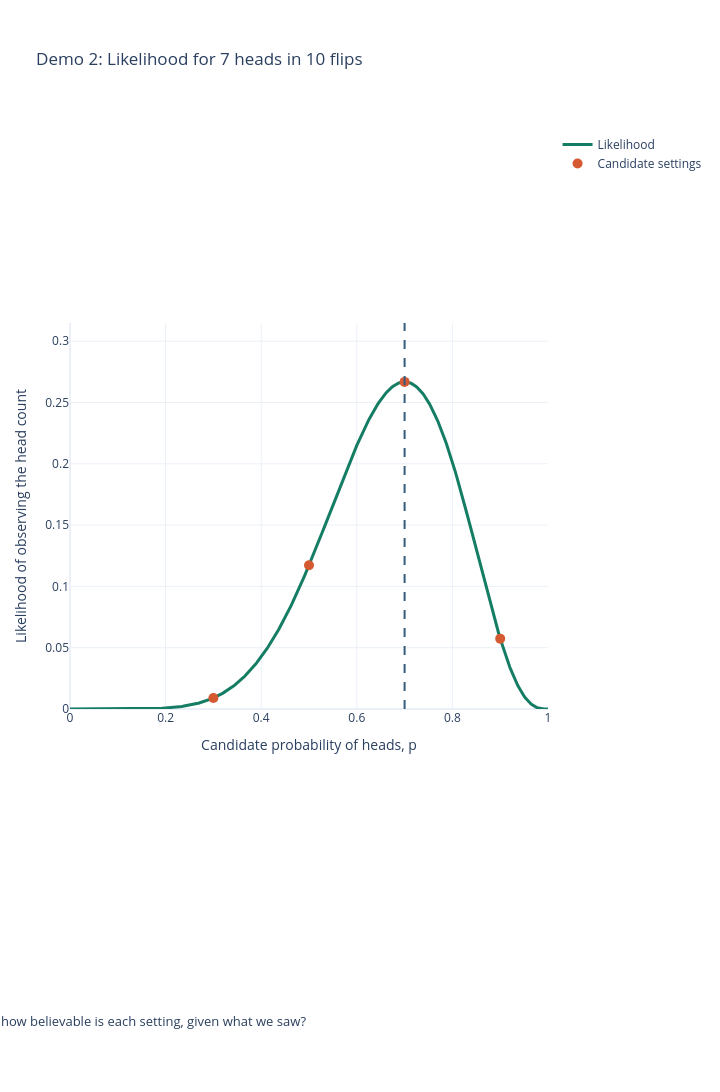

Source (notebook cell):
### Markdown cell above
## Demo 2: The Coin That Learns

We observed 7 heads in 10 flips. For each possible heads probability, the likelihood is the probability of observing exactly 7 heads in 10 independent flips. The curve's peak gives the maximum-likelihood estimate, which is the observed fraction of heads.

**Voice-over:** "Seven heads in ten flips. How believable is each possible coin?"

**Caption:** `Likelihood: how believable is each setting, given what we saw?`

### Code cell
# Import Plotly for interactive charts and stable special functions for binomial likelihoods.
import plotly.graph_objects as go
from scipy.special import gammaln, xlogy

# Set the observed number of heads and total flips for this coin example.
coin_heads = 7
coin_flips = 10

# Calculate the number of observed tails from the other counts.
coin_tails = coin_flips - coin_heads

# Define a numerically stable likelihood for observing a head count at a candidate probability.
def coin_count_likelihood(head_count, flip_count, heads_probability):
    # Derive the number of tails represented by the observed head count.
    tail_count = flip_count - head_count
    # Calculate the log binomial coefficient without converting a large integer directly.
    log_combinations = gammaln(flip_count + 1) - gammaln(head_count + 1) - gammaln(tail_count + 1)
    # Calculate the log likelihood stably, including candidate probabilities at zero or one.
    log_likelihood = log_combinations + xlogy(head_count, heads_probability) + xlogy(
        tail_count, 1 - heads_probability
    )
    # Convert the log likelihood to the probability of observing this head count.
    return np.exp(log_likelihood)

# Create candidate probability settings covering the complete range from zero to one.
possible_probabilities = np.linspace(0, 1, 501)

# Evaluate the likelihood of the observed data at every candidate probability.
coin_likelihoods = coin_count_likelihood(coin_heads, coin_flips, possible_probabilities)

# Calculate the maximum-likelihood estimate as the fraction of observed flips that were heads.
coin_probability_estimate = coin_heads / coin_flips

# Store the candidate settings used in the requested narrated comparison.
marked_probabilities = np.array([0.3, 0.5, 0.7, 0.9])

# Calculate the likelihood values at those candidate settings directly from the data.
marked_likelihoods = coin_count_likelihood(coin_heads, coin_flips, marked_probabilities)

# Calculate the peak likelihood so the candidate likelihoods can be compared on a relative scale.
coin_peak_likelihood = coin_count_likelihood(coin_heads, coin_flips, coin_probability_estimate)
marked_relative_likelihoods = marked_likelihoods / coin_peak_likelihood

# Create a compact table that makes the observed coin data explicit.
coin_data_table = pd.DataFrame(
    {
        "Outcome": ["Heads", "Tails"],
        "Count": [coin_heads, coin_tails],
        "Fraction of flips": [coin_heads / coin_flips, coin_tails / coin_flips],
    }
)

# Create a table of every narrated candidate and its calculated likelihood.
coin_candidate_table = pd.DataFrame(
    {
        "Candidate p": marked_probabilities,
        "Likelihood": marked_likelihoods,
        "Relative to peak": marked_relative_likelihoods,
    }
)

# Print the observed data table before showing the candidate settings.
print(f"Observed data: {coin_heads} heads in {coin_flips} flips")
display(coin_data_table.round(3))

# Print the intermediate likelihood calculations for the narrated candidate probabilities.
print("Candidate likelihoods (larger means this setting better explains the observed count):")
display(coin_candidate_table.round(3))
print(f"Maximum-likelihood estimate: p_hat = {coin_probability_estimate:.1f}")

# Create an interactive figure for the likelihood curve and requested candidate settings.
figure = go.Figure()

# Draw the likelihood across the full range of possible heads probabilities.
figure.add_trace(
    go.Scatter(
        x=possible_probabilities,
        y=coin_likelihoods,
        mode="lines",
        name="Likelihood",
        line={"color": "#147D64", "width": 3},
        hovertemplate="p = %{x:.3f}<br>Likelihood = %{y:.3f}<extra></extra>",
    )
)

# Mark the four candidate probabilities from the narrated comparison.
figure.add_trace(
    go.Scatter(
        x=marked_probabilities,
        y=marked_likelihoods,
        mode="markers",
        name="Candidate settings",
        marker={"color": "#D65A31", "size": 10},
        customdata=marked_probabilities,
        hovertemplate="p = %{customdata:.1f}<br>Likelihood = %{y:.3f}<extra></extra>",
    )
)

# Draw a vertical reference at the maximum-likelihood estimate.
figure.add_vline(
    x=coin_probability_estimate,
    line_dash="dash",
    line_color="#355C7D",
    annotation_text=f"p_hat = {coin_probability_estimate:.1f}",
    annotation_position="top left",
)

# Configure a 9:16 interactive layout with a dynamic vertical scale and caption.
figure.update_layout(
    title=f"Demo 2: Likelihood for {coin_heads} heads in {coin_flips} flips",
    template="plotly_white",
    width=720,
    height=1280,
    autosize=False,
    hovermode="closest",
    xaxis_title="Candidate probability of heads, p",
    yaxis_title="Likelihood of observing the head count",
    yaxis_range=[0, float(np.max(coin_likelihoods)) * 1.18],
    margin={"l": 70, "r": 35, "t": 130, "b": 190},
    annotations=[
        {
            "x": 0.5,
            "y": -0.14,
            "xref": "paper",
            "yref": "paper",
            "text": "Likelihood: how believable is each setting, given what we saw?",
            "showarrow": False,
            "font": {"size": 13},
        }
    ],
)

# Keep the data curve near-square within the taller 9:16 canvas.
figure.update_yaxes(domain=[0.25, 0.75])

# Render the interactive portrait likelihood curve.
figure.show()

### Figure 1 — Plotly figure (JSON) as saved in the notebook; plotly's stock layout.template omitted (floating-point values rounded to 4 significant figures; data arrays with more than 128 entries replaced by an {"elided": "..."} marker saying what was removed)
{"data": [{"hovertemplate": "p = %{x:.3f}<br>Likelihood = %{y:.3f}<extra></extra>", "line": {"color": "#147D64", "width": 3}, "mode": "lines", "name": "Likelihood", "type": "scatter", "x": {"elided": "501 float values"}, "y": {"elided": "501 float values"}}, {"customdata": [0.3, 0.5, 0.7, 0.9], "hovertemplate": "p = %{customdata:.1f}<br>Likelihood = %{y:.3f}<extra></extra>", "marker": {"color": "#D65A31", "size": 10}, "mode": "markers", "name": "Candidate settings", "type": "scatter", "x": [0.3, 0.5, 0.7, 0.9], "y": [0.009002, 0.1172, 0.2668, 0.0574]}], "layout": {"annotations": [{"font": {"size": 13}, "showarrow": false, "text": "Likelihood: how believable is each setting, given what we saw?", "x": 0.5, "xanchor": "right", "xref": "paper", "y": -0.14, "yanchor": "top", "yref": "paper"}], "autosize": false, "height": 1280, "hovermode": "closest", "margin": {"b": 190, "l": 70, "r": 35, "t": 130}, "shapes": [{"line": {"color": "#355C7D", "dash": "dash"}, "type": "line", "x0": 0.7, "x1": 0.7, "xref": "x", "y0": 0, "y1": 1, "yref": "y domain"}], "title": {"text": "Demo 2: Likelihood for 7 heads in 10 flips"}, "width": 720, "xaxis": {"title": {"text": "Candidate probability of heads, p"}}, "yaxis": {"domain": [0.25, 0.75], "range": [0, 0.3149], "title": {"text": "Likelihood of observing the head count"}}}}
